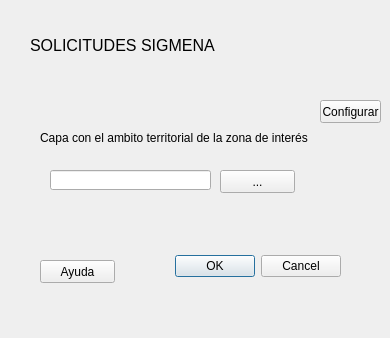
<?xml version="1.0" encoding="UTF-8"?>
<ui version="4.0">
 <class>Solicitudes_sigmenaDialogBase</class>
 <widget class="QDialog" name="Solicitudes_sigmenaDialogBase">
  <property name="geometry">
   <rect>
    <x>0</x>
    <y>0</y>
    <width>390</width>
    <height>338</height>
   </rect>
  </property>
  <property name="windowTitle">
   <string>Solicitudes Sigmena</string>
  </property>
  <widget class="QDialogButtonBox" name="button_box">
   <property name="geometry">
    <rect>
     <x>170</x>
     <y>250</y>
     <width>171</width>
     <height>32</height>
    </rect>
   </property>
   <property name="orientation">
    <enum>Qt::Horizontal</enum>
   </property>
   <property name="standardButtons">
    <set>QDialogButtonBox::Cancel|QDialogButtonBox::Ok</set>
   </property>
  </widget>
  <widget class="QPushButton" name="pushButton_configurar">
   <property name="geometry">
    <rect>
     <x>320</x>
     <y>100</y>
     <width>61</width>
     <height>23</height>
    </rect>
   </property>
   <property name="text">
    <string>Configurar</string>
   </property>
  </widget>
  <widget class="QPushButton" name="help_button">
   <property name="geometry">
    <rect>
     <x>40</x>
     <y>260</y>
     <width>75</width>
     <height>23</height>
    </rect>
   </property>
   <property name="text">
    <string>Ayuda</string>
   </property>
  </widget>
  <widget class="QLabel" name="label_9">
   <property name="geometry">
    <rect>
     <x>30</x>
     <y>10</y>
     <width>331</width>
     <height>71</height>
    </rect>
   </property>
   <property name="font">
    <font>
     <pointsize>11</pointsize>
    </font>
   </property>
   <property name="text">
    <string>&lt;html&gt;&lt;head/&gt;&lt;body&gt;&lt;p&gt;&lt;span style=&quot; font-size:12pt;&quot;&gt;SOLICITUDES SIGMENA&lt;/span&gt;&lt;/p&gt;&lt;/body&gt;&lt;/html&gt;</string>
   </property>
  </widget>
  <widget class="QLineEdit" name="ruta_capa_zona">
   <property name="geometry">
    <rect>
     <x>50</x>
     <y>170</y>
     <width>161</width>
     <height>20</height>
    </rect>
   </property>
   <property name="text">
    <string/>
   </property>
  </widget>
  <widget class="QPushButton" name="pushButton_ruta_capa_zona">
   <property name="geometry">
    <rect>
     <x>220</x>
     <y>170</y>
     <width>75</width>
     <height>23</height>
    </rect>
   </property>
   <property name="sizePolicy">
    <sizepolicy hsizetype="Fixed" vsizetype="Fixed">
     <horstretch>0</horstretch>
     <verstretch>0</verstretch>
    </sizepolicy>
   </property>
   <property name="text">
    <string>...</string>
   </property>
  </widget>
  <widget class="QLabel" name="label">
   <property name="geometry">
    <rect>
     <x>40</x>
     <y>130</y>
     <width>281</width>
     <height>16</height>
    </rect>
   </property>
   <property name="text">
    <string>Capa con el ambito territorial de la zona de interés</string>
   </property>
  </widget>
 </widget>
 <resources/>
 <connections>
  <connection>
   <sender>button_box</sender>
   <signal>accepted()</signal>
   <receiver>Solicitudes_sigmenaDialogBase</receiver>
   <slot>accept()</slot>
   <hints>
    <hint type="sourcelabel">
     <x>20</x>
     <y>20</y>
    </hint>
    <hint type="destinationlabel">
     <x>20</x>
     <y>20</y>
    </hint>
   </hints>
  </connection>
  <connection>
   <sender>button_box</sender>
   <signal>rejected()</signal>
   <receiver>Solicitudes_sigmenaDialogBase</receiver>
   <slot>reject()</slot>
   <hints>
    <hint type="sourcelabel">
     <x>20</x>
     <y>20</y>
    </hint>
    <hint type="destinationlabel">
     <x>20</x>
     <y>20</y>
    </hint>
   </hints>
  </connection>
 </connections>
</ui>
